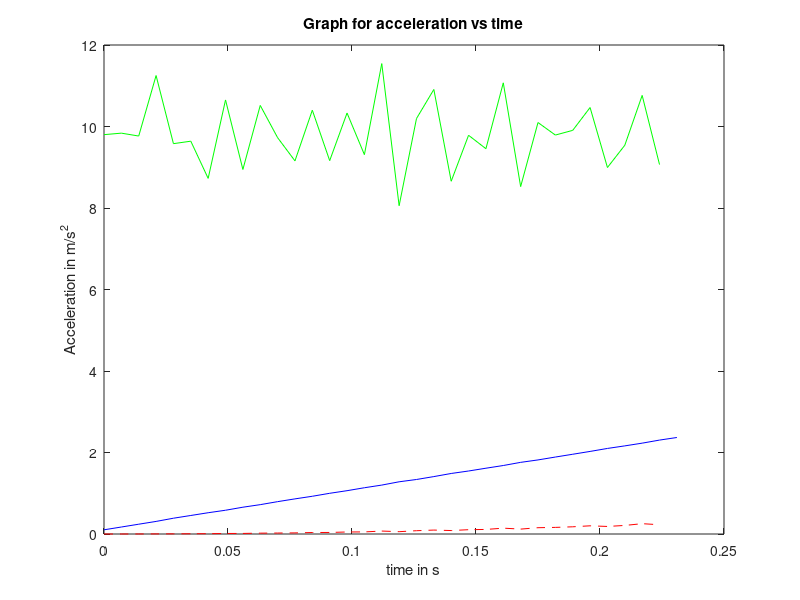

MATLAB code for this plot:
%% Constants
lengt = 4.6e-2;
pixDiff = 149;
sFactor = lengt/pixDiff;
n = 35;
frameDiff = 7;
fps = 1000;
t = [0:frameDiff/fps:((n-3)*frameDiff)/fps];
trueVal = 9.81;

%% Initializing x-coordinate vector, y-coordinate vector, velocity vector and acceleration vector
xVec = [604;604;604;604;604;602;600;598;598;596;596;594;592;592;590;590;
    588;588;584;584;582;578;576;574;574;570;570;568;566;564;560;558;558;554;552];
yVec = [166.778;169.1113;173;178.45;185.45;194.005;204.1151;215.7809;229.002;243.779;260.1106;278;
    297.442;318.4399;341;365.1028;390.7674;417.9874;446.7629;477.0938;508.9801;542.4221;577.4193;
    613.9719;652.0799;691.744;732.9624;775.7367;820.0665;865.97;913.4098;962.4046;1012.9544;1065.0592;1118.719];
displ = zeros(n-1,1);
displm = zeros(n-1,1);
vel = zeros((n-1),1);
accln = zeros((n-2),1);
displacement1 = zeros((n-2),1);

%% Computation of velocity vector
for i =1:(n-1)
    displ(i) = sqrt((xVec(i+1) - xVec(i))^2 + (yVec(i+1) - yVec(i))^2);
    displm(i) = sFactor*displ(i);
    vel(i) = sFactor*(displ(i)/(frameDiff*(1/fps)));
    % disp(['The value of velocity in m/s is : ', num2str(vel(i))]);
end

%% Computation of acceleration vector
for i = 1:(n-2)
    accln(i) = (vel(i+1) - vel(i))/(frameDiff*(1/fps));
    % disp(['The value of acceleration in m/s^2 is : ', num2str(accln(i))]);
end

%% Calculation of displacement vector
for i = 1:(n-2)
    displacement1(i) = 0.5*accln(i)*t(i)^2;
end

%% Plot of displacement vs time, velocity vs time, acceleration vs time
plot(t,displacement1,'--r');
xlabel('time in s');
ylabel('Displacement in m');
title('Graph for displacement vs time');
hold on
t = [0:frameDiff/fps:((n-2)*frameDiff)/fps];
plot(t,vel,'-b');
xlabel('time in s');
ylabel('Velocity in m/s');
title('Graph for velocity vs time');
hold on
t = [0:frameDiff/fps:((n-3)*frameDiff)/fps];
plot(t,accln,'g');
xlabel('time in s');
ylabel('Acceleration in m/s^2');
title('Graph for acceleration vs time');
shg

%% Calculation of average acceleration
avgAccln = sum(accln)/(n-2);

%% Calculation of error
err = abs(accln-trueVal);

%% Calculation of mean & standard deviation of error
meanErr = sum(err)/(n-2);
VarianceErr = ((sum((err).^2))/(n-2)) -meanErr^2  ;
stndDevitnErr = sqrt(VarianceErr);

%% Display results

% disp(displacement1)
% disp(vel)
% disp(accln)
disp(meanErr);
disp(stndDevitnErr);



